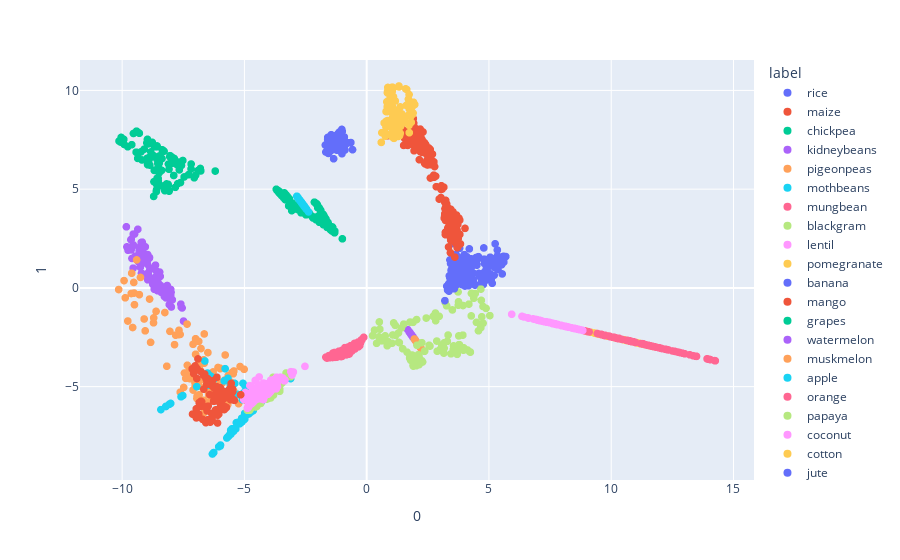

The notebook cell this image was saved under:
### Code cell
isomap_df = Isomap(n_neighbors=6, n_components=2)
isomap_df.fit(df_std)
projections_isomap = isomap_df.transform(df_std)

fig = px.scatter(
projections_isomap, x=0, y=1,
color=df['label'], labels={'color': 'label'}
)
    
fig.update_traces(marker_size=8)
fig.show()
